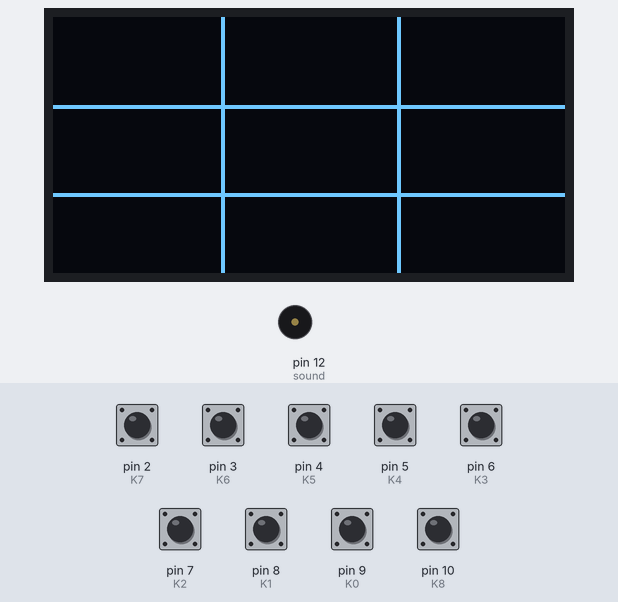
The sketch below on a simulated Arduino Uno, built with avr-gcc and run on an emulated ATmega328P. Parts: 128×64 one-colour display, buzzer (waves = sounding). The inputs (shaded band) are chosen by the test bench; at power-on: pin 2 (K7), pin 3 (K6), pin 4 (K5), pin 5 (K4), pin 6 (K3), pin 7 (K2), pin 8 (K1), pin 9 (K0), pin 10 (K8) HIGH. What the sketch prints to the serial monitor is not drawn.

Above: at 4.2 s.
4.3 s: pin 2 (K7) pulled LOW for 0.15 s
At 5.3 s:
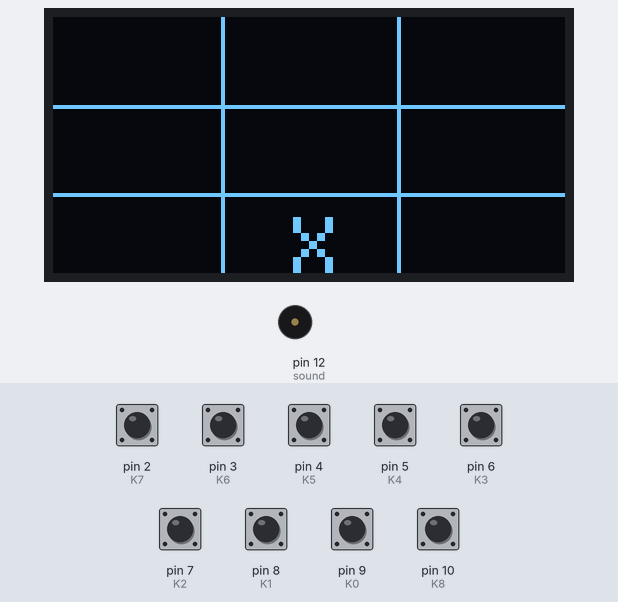
5.9 s: pin 3 (K6) pulled LOW for 0.15 s
At 6.5 s:
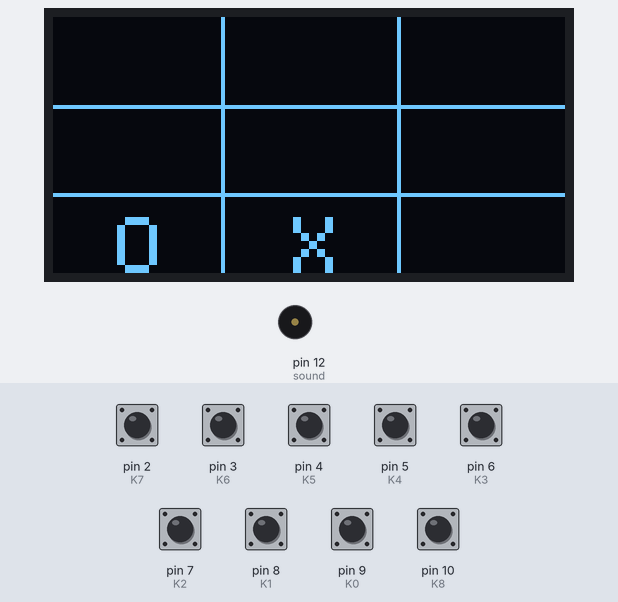
7.5 s: pin 2 (K7) pulled LOW for 1 s
At 7.61 s:
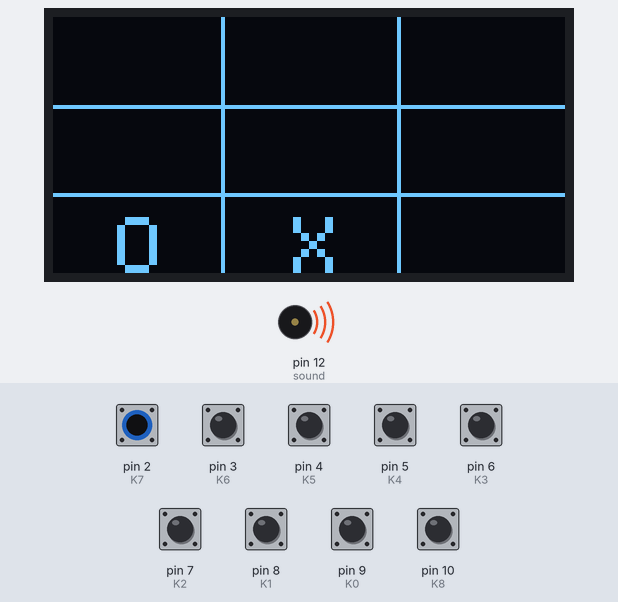
10.0 s: pin 4 (K5) pulled LOW for 0.15 s
At 10.9 s:
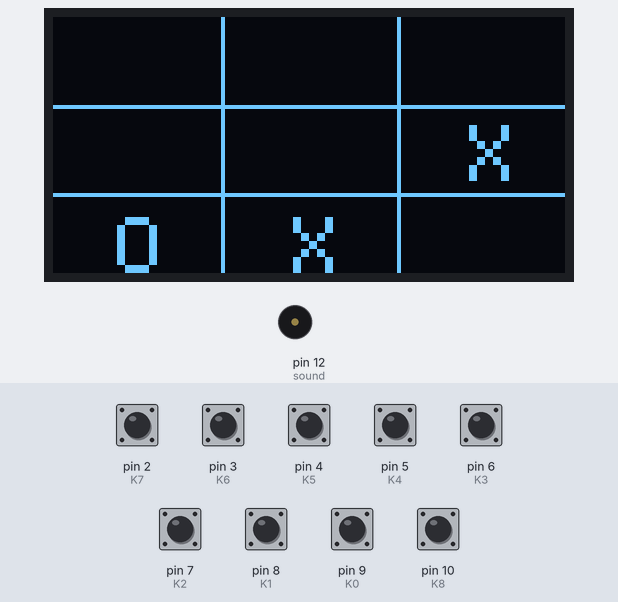
11.6 s: pin 5 (K4) pulled LOW for 0.15 s
At 12.1 s:
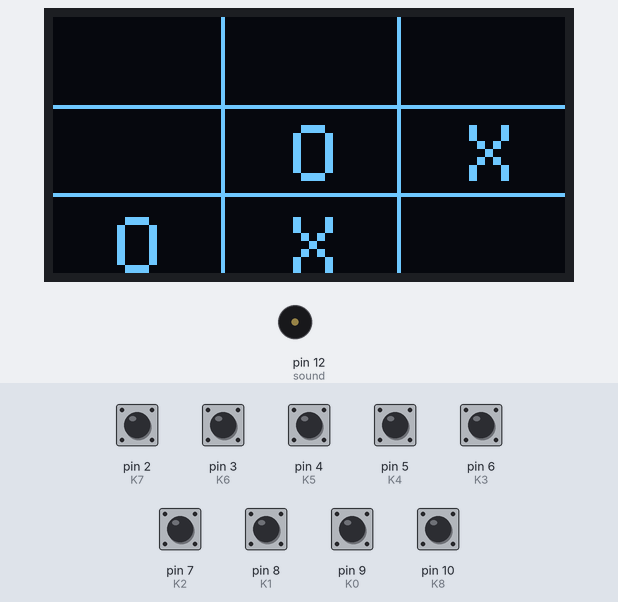
13.2 s: pin 6 (K3) pulled LOW for 0.15 s
At 14.5 s:
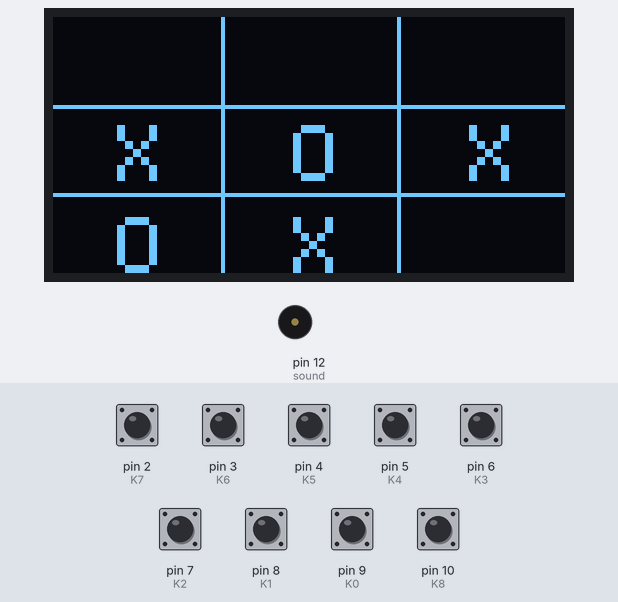
Timing chart, 0 to 15.8 s (numbered marks = the images above; inputs shaded):
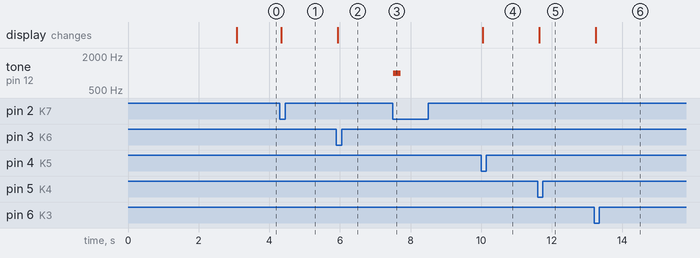

The sketch:

TicTacToe.ino
```cpp
#include <Wire.h>
#include <string.h>
#include <stdint.h>
#include <Adafruit_SSD1306.h>

#define K0 9
#define K1 8
#define K2 7
#define K3 6
#define K4 5
#define K5 4
#define K6 3
#define K7 2
#define K8 10
#define sound 12

Adafruit_SSD1306 display(128, 64);

//GAME - 1, WON - 2, DRAW - 3
uint8_t state = 1;

uint8_t fields[9]={};
uint8_t turn = 0;
uint32_t t = 0;

void changeState(uint8_t s){
    display.clearDisplay();
    display.display();
    t = millis();
    state = s;
}

void clickKey(uint8_t n){
    display.println(turn%2==0?'X':'O');
    display.display();
    fields[n] = turn%2==0?'X':'O';
    turn++;
}

void checkWin(){
    if(fields[1] == fields[0] && fields[1]==fields[2] && fields[0]!=0 && fields[1]!=0 && fields[2]!=0){
      changeState(2);
      return;
    }
    else if(fields[3] == fields[4] && fields[4]==fields[5] && fields[3]!=0 && fields[4]!=0 && fields[5]!=0){
      changeState(2);
      return;
    }
    else if(fields[6] == fields[7] && fields[7]==fields[8] && fields[6]!=0 && fields[7]!=0 && fields[8]!=0){
      changeState(2);
      return;
    }
    else if(fields[0] == fields[3] && fields[3]==fields[6] && fields[0]!=0 && fields[3]!=0 && fields[6]!=0){
      changeState(2);
      return;
    }
    else if(fields[1] == fields[4] && fields[4]==fields[7] && fields[4]!=0 && fields[1]!=0 && fields[7]!=0){
      changeState(2);
      return;
    }
    else if(fields[5] == fields[2] && fields[2]==fields[8] && fields[5]!=0 && fields[8]!=0 && fields[2]!=0){
      changeState(2);
      return;
    }
    else if(fields[4] == fields[0] && fields[4]==fields[8] && fields[0]!=0 && fields[4]!=0 && fields[8]!=0){
      changeState(2);
      return;
    }
    else if(fields[4] == fields[2] && fields[4]==fields[6] && fields[2]!=0 && fields[4]!=0 && fields[6]!=0){
      changeState(2);
      return;
    }

    //check if draw
    uint8_t notEmpty = 0;
    for(uint8_t i=0;i<9;i++){
      if(fields[i]!=0) notEmpty++;
    }

    if(notEmpty==9){
      changeState(3);
    }
}

void setup() {
  memset(fields, 0, 9);
  Wire.begin();
  Serial.begin(9600);

  //init display
  if(!display.begin(SSD1306_SWITCHCAPVCC, 0x3C)){
      Serial.println("Failed to init OLED...\r\n");
      for(;;);
  }
  Serial.println("Screen init ok");

  display.clearDisplay();
  display.setTextSize(1);
  display.setTextColor(WHITE);

  display.clearDisplay();
  display.setCursor(30, 26);
  display.println("Tic tac toe");
  display.display();
  delay(3000);
  display.clearDisplay();
  display.setTextSize(2);

  //init keys
  pinMode(K0, INPUT_PULLUP);
  pinMode(K1, INPUT_PULLUP);
  pinMode(K2, INPUT_PULLUP);
  pinMode(K3, INPUT_PULLUP);
  pinMode(K4, INPUT_PULLUP);
  pinMode(K5, INPUT_PULLUP);
  pinMode(K6, INPUT_PULLUP);
  pinMode(K7, INPUT_PULLUP);
  pinMode(K8, INPUT_PULLUP);
  pinMode(sound, OUTPUT);
}

void loop() {

    if(state==1){
      display.drawLine(0, 22, 128, 22, WHITE);
      display.drawLine(0, 44, 128, 44, WHITE);
      display.drawLine(42, 0, 42, 64, WHITE);
      display.drawLine(86, 0, 86, 64, WHITE);
      display.display();

      checkWin();

      if(!digitalRead(K0)){
        if(fields[0]==0){
          display.setCursor(16, 4);
          clickKey(0);
        }
        else{
          tone(sound, 1000, 200);
        }

        while(!digitalRead(K0));
      }
      if(!digitalRead(K1)){
          if(fields[1]==0){
            display.setCursor(60, 4);
            clickKey(1);
          }
          else{
            tone(sound, 1000, 200);
          }

          while(!digitalRead(K1));
      }
      if(!digitalRead(K2)){
          if(fields[2]==0){
            display.setCursor(104, 4);
            clickKey(2);
          }
          else{
            tone(sound, 1000, 200);
          }

          while(!digitalRead(K2));
      }
      if(!digitalRead(K3)){
        if(fields[3]==0){
            display.setCursor(16,27);
            clickKey(3);
          }
          else{
            tone(sound, 1000, 200);
          }

          while(!digitalRead(K3));
      }
      if(!digitalRead(K4)){
        if(fields[4]==0){
            display.setCursor(60,27);
            clickKey(4);
          }
          else{
            tone(sound, 1000, 200);
          }

          while(!digitalRead(K4));
      }
      if(!digitalRead(K5)){
        if(fields[5]==0){
            display.setCursor(104, 27);
            clickKey(5);
          }
          else{
            tone(sound, 1000, 200);
          }

          while(!digitalRead(K5));
      }
      if(!digitalRead(K6)){
        if(fields[6]==0){
            display.setCursor(16,50);
            clickKey(6);
          }
          else{
            tone(sound, 1000, 200);
          }

          while(!digitalRead(K6));
      }
      if(!digitalRead(K7)){
        if(fields[7]==0){
            display.setCursor(60, 50);
            clickKey(7);
          }
          else{
            tone(sound, 1000, 200);
          }

          while(!digitalRead(K7));
      }
      if(!digitalRead(K8)){
        if(fields[8]==0){
            display.setCursor(104, 50);
            clickKey(8);
          }
          else{
            tone(sound, 1000, 200);
          }

          while(!digitalRead(K8));
      }
    }
    else if(state==2){
        display.setCursor(35, 26);
        display.print(turn%2==0?'O':'X');
        display.print(" won");
        display.display();

        //play a winner song
        tone(sound, 600, 2000);

      if(millis() - t> 5000){
        memset(fields, 0, 9);
        turn = 0;
        noTone(sound);

        changeState(1);
      }
    }
    else if(state==3){
        display.setCursor(40, 26);
        display.println("Draw");
        display.display();

      if(millis() - t> 5000){
        memset(fields, 0, 9);
        turn = 0;

        changeState(1);
      }
    }
}
```

Measured:
- after the input at 4.3 s, the display: changes at once (image 1)
- after the input at 5.9 s, the display: changes at once (image 2)
- after the input at 7.5 s, tone on pin 12 (sound): silent → 1000 Hz at once, → silent 0.20 s later
- after the input at 10.0 s, the display: changes after 0.05 s (image 4)
- after the input at 11.6 s, the display: changes at once (image 5)
- after the input at 13.2 s, the display: changes at once (image 6)
